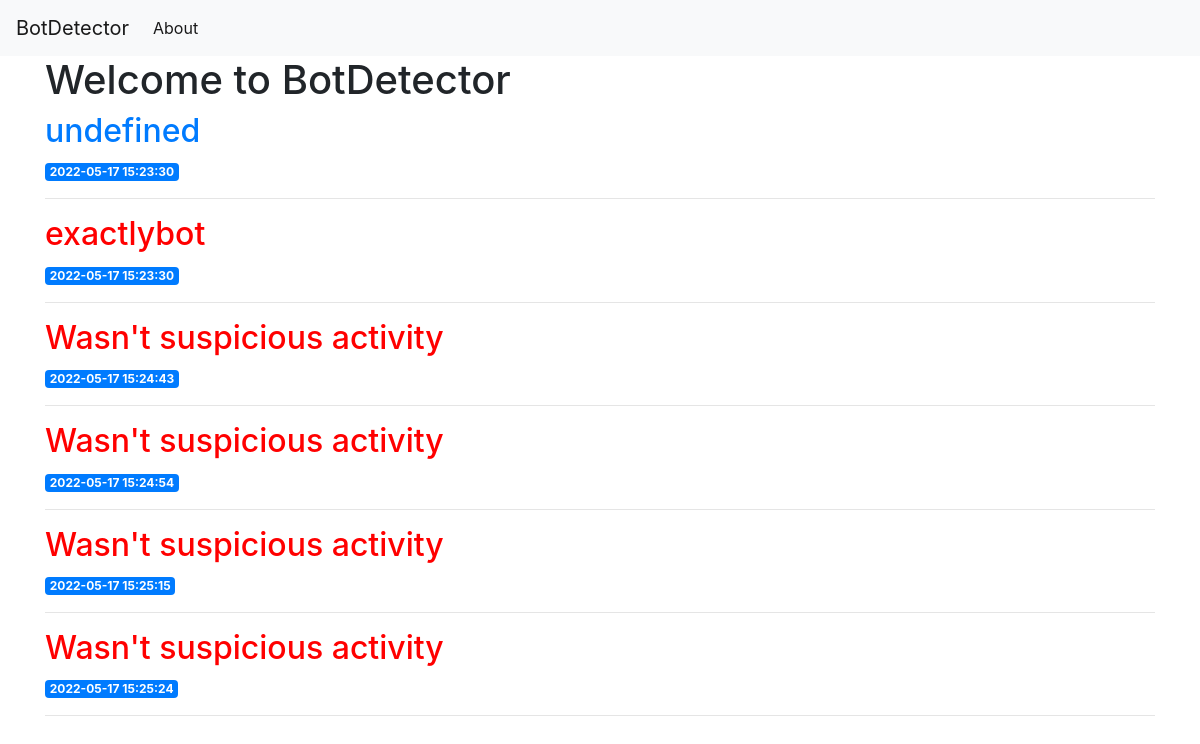
The page / on the database its author committed.
### tables this page shows
CREATE TABLE data (
    id INTEGER PRIMARY KEY AUTOINCREMENT,
    created TIMESTAMP NOT NULL DEFAULT CURRENT_TIMESTAMP,
    ip TEXT NOT NULL,
    url TEXT NOT NULL,
    isAutomated TEXT NOT NULL,
    appName TEXT NOT NULL,
    appVersion TEXT NOT NULL,
    cookieEnabled TEXT NOT NULL,
    geolocation TEXT NOT NULL,
    platform TEXT NOT NULL,
    userAgent TEXT NOT NULL,
    javaEnabled TEXT NOT NULL,
    Height INTEGER NOT NULL,
    Width INTEGER NOT NULL,
    OutHeight INTEGER NOT NULL,
    OutWidth INTEGER NOT NULL,
    Opener TEXT NOT NULL,
    evalBrowser INTEGER NOT NULL,
    result TEXT NOT NULL DEFAULT 'undefined'
);

### app.py (the view)
@app.route('/', methods=['GET'])
def index():
    data = module.index()
    return render_template('index.html', data=data)

### import_module.py (called while the page is built)
def get_db_connection():
    conn = sqlite3.connect('database.db')
    conn.row_factory = sqlite3.Row
    return conn

def index():
    conn = get_db_connection()
    data = conn.execute('SELECT * FROM data').fetchall()
    conn.close()
    return data

### templates/index.html
{% extends 'base.html' %}
{% block content %}
    <h1>{% block title %} Welcome to BotDetector {% endblock %}</h1>
    {% for post in data %}
        <a href="{{ url_for('post', post_id=post['id']) }}">
            <h2 style="{% if post['result'] != 'undefined' %}color: red{% endif %} ">{{ post['result'] }}</h2>
        </a>
        <span class="badge badge-primary">{{ post['created'] }}</span>
        <hr>
    {% endfor %}
{% endblock %}

### rows shown on the page
data: result "undefined", created "2022-05-17 15:23:30"
data: result "exactlybot", created "2022-05-17 15:23:30"
data: result "Wasn't suspicious activity", created "2022-05-17 15:24:43"
data: result "Wasn't suspicious activity", created "2022-05-17 15:24:54"
data: result "Wasn't suspicious activity", created "2022-05-17 15:25:15"
data: result "Wasn't suspicious activity", created "2022-05-17 15:25:24"
